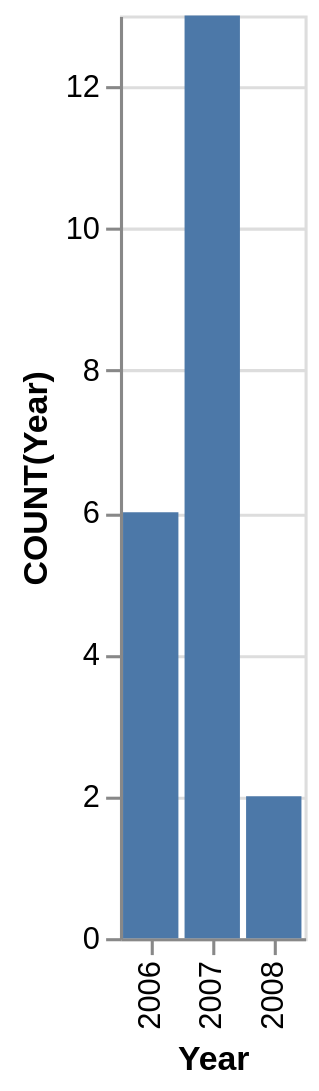

Describe this chart as a Vega-Lite specification.
### Vega-Lite specification from a JSON file in a GitHub repository (floating-point values rounded to 4 significant figures)
{"data": {"values": [{"x_data": "2006", "y_data": 6}, {"x_data": "2007", "y_data": 13}, {"x_data": "2008", "y_data": 2}]}, "mark": "bar", "encoding": {"x": {"field": "x_data", "type": "nominal", "title": "Year", "sort": "ascending"}, "y": {"field": "y_data", "type": "quantitative", "title": "COUNT(Year)"}}}
